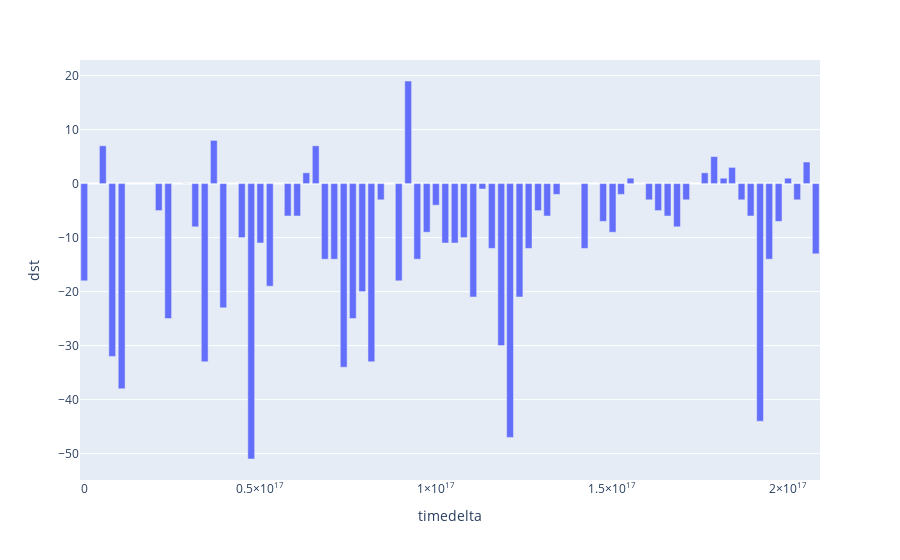

Source (notebook cell):
### Code cell
px.bar(df_period_c, x="timedelta", y="dst")
